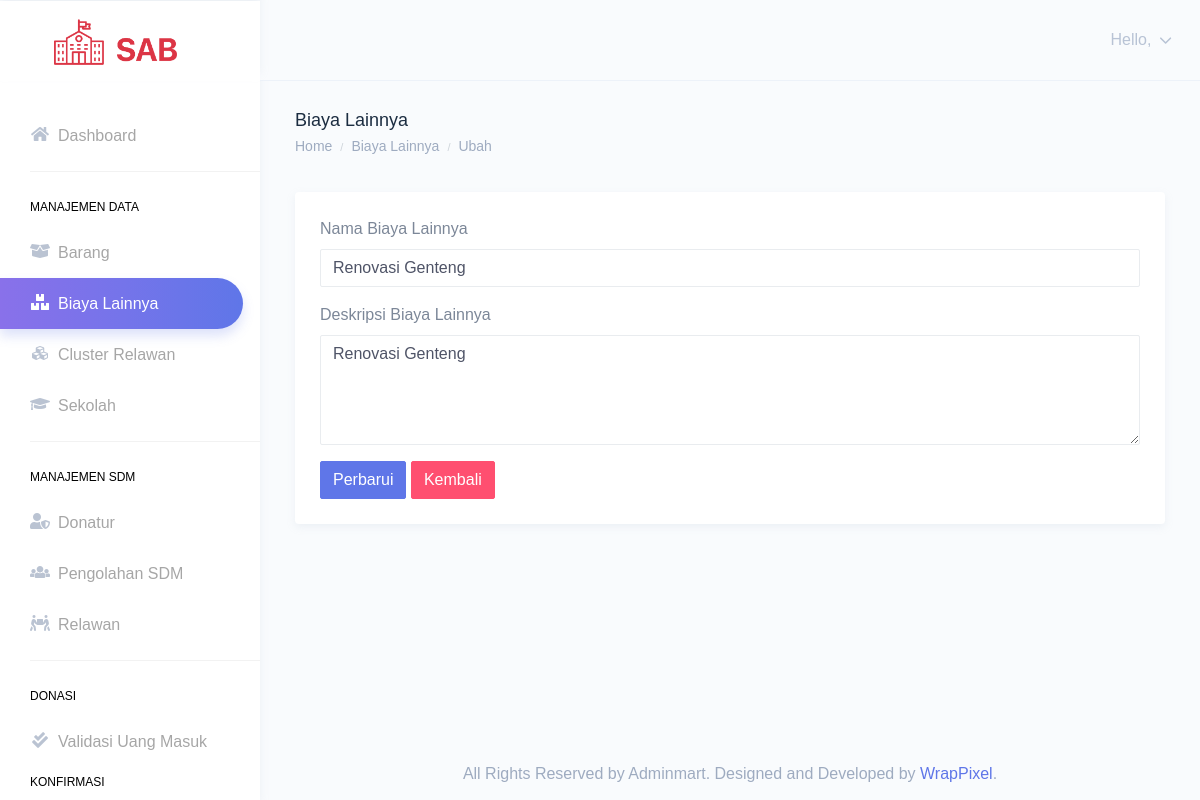
The app's page /biaya-lainnya/ubah/15 with its own data.
### tables this page shows
CREATE TABLE `biaya_lainnya` (
  `id_biaya_lainnya` int(11) NOT NULL,
  `nama_biaya_lainnya` varchar(100) NOT NULL,
  `deskripsi_biaya_lainnya` varchar(255) NOT NULL,
  `creaby` varchar(100) NOT NULL,
  `creadate` datetime NOT NULL DEFAULT current_timestamp(),
  `modiby` varchar(100) NOT NULL,
  `modidate` datetime NOT NULL DEFAULT current_timestamp(),
  `row_status` enum('A','D') NOT NULL
);

### application/controllers/Biaya_Lainnya.php (called while the page is built, shortened)
<?php
class Biaya_Lainnya extends CI_Controller
{
    public function __construct()
    {
        $this->load->model('biaya_lainnya_model');
        $this->load->model('karyawan_model');
        $this->load->library('form_validation');
    }
    private function getKaryawanName()
    {
        $this->load->model('karyawan_model');
        $user_id = $this->session->user_id;
        $karyawan = $this->karyawan_model->getKaryawanByUserLoginId($user_id);
        return $karyawan->nama_karyawan;
    }
    private function getKaryawanRole()
    {
        $this->load->model('karyawan_model');
        $user_id = $this->session->user_id;
        $karyawan = $this->karyawan_model->getKaryawanByUserLoginId($user_id);
        return $karyawan->jabatan_karyawan;
    }
    public function ubah($id_biaya_lainnya)
    {
        $data_biaya_lainnya = $this->biaya_lainnya_model->getBiayaLainnyaID($id_biaya_lainnya);
        $this->ubahView($data_biaya_lainnya);
    }
    public function ubahView($data_biaya_lainnya)
    {
        $header['name'] =  $this->getKaryawanName();
        $header['role'] =  $this->getKaryawanRole();
        $header['title'] = 'Ubah Biaya Lainnya';
        $this->load->view('templates/admin_header', $header);
        $data['data'] = $data_biaya_lainnya;
        $this->load->view('biaya_lainnya/edit', $data);
        $this->load->view('templates/footer');
    }
}

### index.php (called while the page is built, shortened)
<?php
require_once BASEPATH.'core/CodeIgniter.php';

### application/models/biaya_lainnya_model.php (called while the page is built, shortened)
<?php
class biaya_lainnya_model extends CI_Model
{
    public function getBiayaLainnyaID($id_biaya_lainnya)
    {
        $result = $this->db->query('Select * from biaya_lainnya where id_biaya_lainnya = ' . $id_biaya_lainnya . '');
        return $result->row();
    }
}

### application/views/biaya_lainnya/edit.php (the view, shortened to what this page needs)
<div class="page-breadcrumb">
	<div class="row">
		<div class="col-7 align-self-center">
			<h4 class="page-title text-truncate text-dark font-weight-medium mb-1">Biaya Lainnya</h4>
			<div class="d-flex align-items-center">
				<nav aria-label="breadcrumb">
					<ol class="breadcrumb m-0 p-0">
						<li class="breadcrumb-item"><a href="index.html" class="text-muted">Home</a></li>
						<li class="breadcrumb-item"><a href="<?= site_url('biaya_lainnya') ?>" class="text-muted">Biaya Lainnya</a></li>
						<li class="breadcrumb-item text-muted active" aria-current="page">Ubah</li>
					</ol>
				</nav>
			</div>
		</div>
	</div>
</div>
<div class="container-fluid">
	<div class="card">
		<div class="card-body">
			<form method="post" action="<?php echo base_url('biaya_lainnya/edit') ?>" autocomplete="off">
				<div class="form-group">
					<label for="nama_biaya_lainnya">Nama Biaya Lainnya</label>
					<input type="text" name="nama_biaya_lainnya" class="form-control <?php echo (form_error('nama_biaya_lainnya') != null ? 'is-invalid' : '') ?>" value="<?php echo $data->nama_biaya_lainnya ?>">
				</div>
				<div class="form-group">
					<label for="deskripsi_biaya_lainnya">Deskripsi Biaya Lainnya</label>
					<textarea name="deskripsi_biaya_lainnya" id="deskripsi_biaya_lainnya" class="form-control <?php echo (form_error('deskripsi_biaya_lainnya') != null ? 'is-invalid' : '') ?>" cols="100" rows="4" placeholder="Deskripsi Biaya Lainnya"><?php echo $data->deskripsi_biaya_lainnya ?></textarea>
				</div>
				<input type="submit" id="btnSubmit" class="btn btn-primary" value="Perbarui">
				<a href="<?php echo site_url('biaya-lainnya') ?>" class="btn btn-danger">Kembali</a>
			</form>
		</div>
	</div>
</div>

### records on screen
biaya_lainnya: nama_biaya_lainnya "Renovasi Genteng", deskripsi_biaya_lainnya "Renovasi Genteng"
